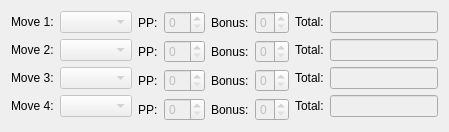
          <widget class="QWidget" name="tab_7">
           <attribute name="title">
            <string>Moves</string>
           </attribute>
           <layout class="QHBoxLayout" name="horizontalLayout_6">
            <item>
             <layout class="QFormLayout" name="formLayout_9">
              <item row="0" column="0">
               <widget class="QLabel" name="move1Label">
                <property name="text">
                 <string>Move 1:</string>
                </property>
               </widget>
              </item>
              <item row="0" column="1">
               <widget class="QComboBox" name="m1ComboBox">
                <property name="enabled">
                 <bool>false</bool>
                </property>
               </widget>
              </item>
              <item row="1" column="0">
               <widget class="QLabel" name="move2Label">
                <property name="text">
                 <string>Move 2:</string>
                </property>
               </widget>
              </item>
              <item row="1" column="1">
               <widget class="QComboBox" name="m2ComboBox">
                <property name="enabled">
                 <bool>false</bool>
                </property>
               </widget>
              </item>
              <item row="2" column="0">
               <widget class="QLabel" name="move3Label">
                <property name="text">
                 <string>Move 3:</string>
                </property>
               </widget>
              </item>
              <item row="2" column="1">
               <widget class="QComboBox" name="m3ComboBox">
                <property name="enabled">
                 <bool>false</bool>
                </property>
               </widget>
              </item>
              <item row="3" column="0">
               <widget class="QLabel" name="move4Label">
                <property name="text">
                 <string>Move 4:</string>
                </property>
               </widget>
              </item>
              <item row="3" column="1">
               <widget class="QComboBox" name="m4ComboBox">
                <property name="enabled">
                 <bool>false</bool>
                </property>
               </widget>
              </item>
             </layout>
            </item>
            <item>
             <layout class="QFormLayout" name="formLayout_10">
              <item row="0" column="0">
               <widget class="QLabel" name="pPLabel">
                <property name="text">
                 <string>PP:</string>
                </property>
               </widget>
              </item>
              <item row="1" column="0">
               <widget class="QLabel" name="pPLabel_2">
                <property name="text">
                 <string>PP:</string>
                </property>
               </widget>
              </item>
              <item row="2" column="0">
               <widget class="QLabel" name="pPLabel_3">
                <property name="text">
                 <string>PP:</string>
                </property>
               </widget>
              </item>
              <item row="3" column="0">
               <widget class="QLabel" name="pPLabel_4">
                <property name="text">
                 <string>PP:</string>
                </property>
               </widget>
              </item>
              <item row="0" column="1">
               <widget class="QSpinBox" name="pp1SpinBox">
                <property name="enabled">
                 <bool>false</bool>
                </property>
               </widget>
              </item>
              <item row="1" column="1">
               <widget class="QSpinBox" name="pp2SpinBox">
                <property name="enabled">
                 <bool>false</bool>
                </property>
               </widget>
              </item>
              <item row="2" column="1">
               <widget class="QSpinBox" name="pp3SpinBox">
                <property name="enabled">
                 <bool>false</bool>
                </property>
               </widget>
              </item>
              <item row="3" column="1">
               <widget class="QSpinBox" name="pp4SpinBox">
                <property name="enabled">
                 <bool>false</bool>
                </property>
               </widget>
              </item>
             </layout>
            </item>
            <item>
             <layout class="QFormLayout" name="formLayout_11">
              <item row="0" column="0">
               <widget class="QLabel" name="bonusLabel">
                <property name="text">
                 <string>Bonus:</string>
                </property>
               </widget>
              </item>
              <item row="1" column="0">
               <widget class="QLabel" name="bonusLabel_2">
                <property name="text">
                 <string>Bonus:</string>
                </property>
               </widget>
              </item>
              <item row="2" column="0">
               <widget class="QLabel" name="bonusLabel_3">
                <property name="text">
                 <string>Bonus:</string>
                </property>
               </widget>
              </item>
              <item row="3" column="0">
               <widget class="QLabel" name="bonusLabel_4">
                <property name="text">
                 <string>Bonus:</string>
                </property>
               </widget>
              </item>
              <item row="0" column="1">
               <widget class="QSpinBox" name="pp1BonusSpinBox">
                <property name="enabled">
                 <bool>false</bool>
                </property>
                <property name="maximum">
                 <number>3</number>
                </property>
               </widget>
              </item>
              <item row="1" column="1">
               <widget class="QSpinBox" name="pp2BonusSpinBox">
                <property name="enabled">
                 <bool>false</bool>
                </property>
                <property name="maximum">
                 <number>3</number>
                </property>
               </widget>
              </item>
              <item row="3" column="1">
               <widget class="QSpinBox" name="pp4BonusSpinBox">
                <property name="enabled">
                 <bool>false</bool>
                </property>
                <property name="maximum">
                 <number>3</number>
                </property>
               </widget>
              </item>
              <item row="2" column="1">
               <widget class="QSpinBox" name="pp3BonusSpinBox">
                <property name="enabled">
                 <bool>false</bool>
                </property>
                <property name="maximum">
                 <number>3</number>
                </property>
               </widget>
              </item>
             </layout>
            </item>
            <item>
             <layout class="QFormLayout" name="formLayout_12">
              <item row="0" column="0">
               <widget class="QLabel" name="maxPPLabel">
                <property name="text">
                 <string>Total:</string>
                </property>
               </widget>
              </item>
              <item row="0" column="1">
               <widget class="QLineEdit" name="m1MaxppLineEdit">
                <property name="enabled">
                 <bool>false</bool>
                </property>
               </widget>
              </item>
              <item row="1" column="0">
               <widget class="QLabel" name="maxPPLabel_2">
                <property name="text">
                 <string>Total:</string>
                </property>
               </widget>
              </item>
              <item row="1" column="1">
               <widget class="QLineEdit" name="m2MaxppLineEdit">
                <property name="enabled">
                 <bool>false</bool>
                </property>
               </widget>
              </item>
              <item row="2" column="0">
               <widget class="QLabel" name="maxPPLabel_3">
                <property name="text">
                 <string>Total:</string>
                </property>
               </widget>
              </item>
              <item row="2" column="1">
               <widget class="QLineEdit" name="m3MaxppLineEdit">
                <property name="enabled">
                 <bool>false</bool>
                </property>
               </widget>
              </item>
              <item row="3" column="0">
               <widget class="QLabel" name="maxPPLabel_4">
                <property name="text">
                 <string>Total:</string>
                </property>
               </widget>
              </item>
              <item row="3" column="1">
               <widget class="QLineEdit" name="m4MaxppLineEdit">
                <property name="enabled">
                 <bool>false</bool>
                </property>
               </widget>
              </item>
             </layout>
            </item>
           </layout>
          </widget>
